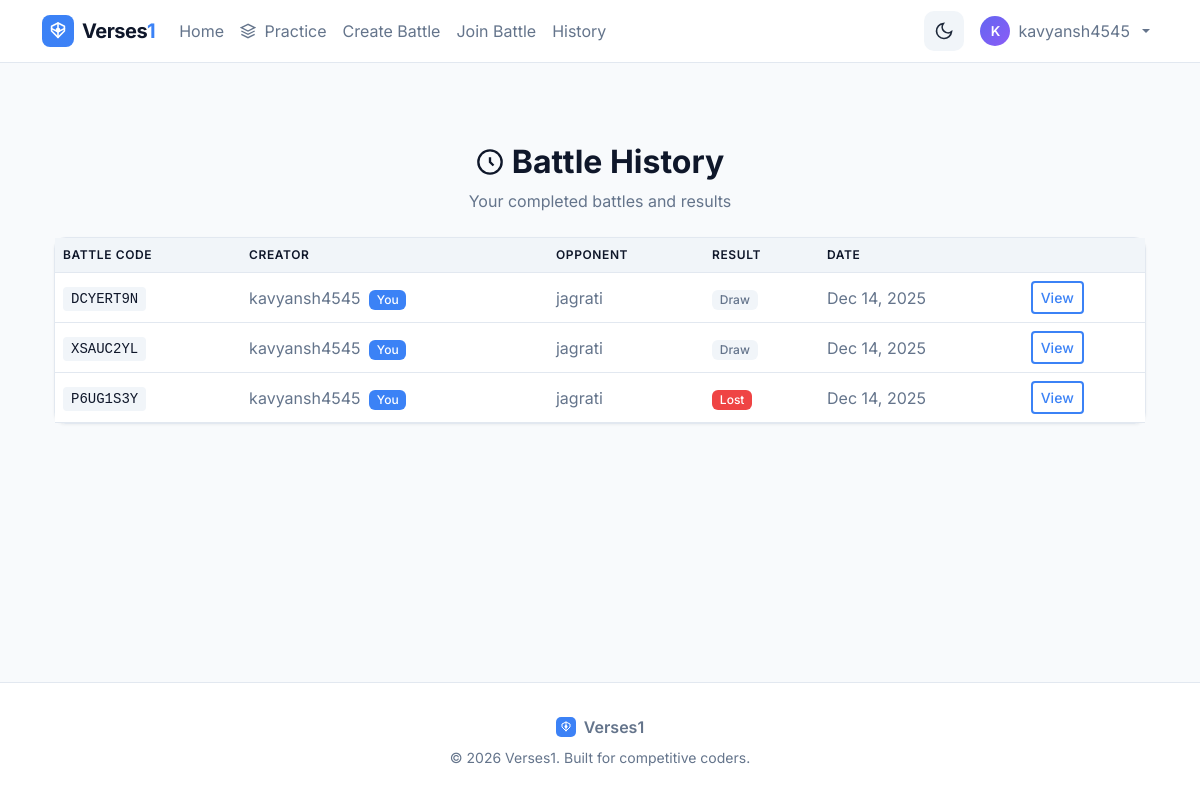
/battles/history/ (signed in), run on an earlier commit of the app's database.
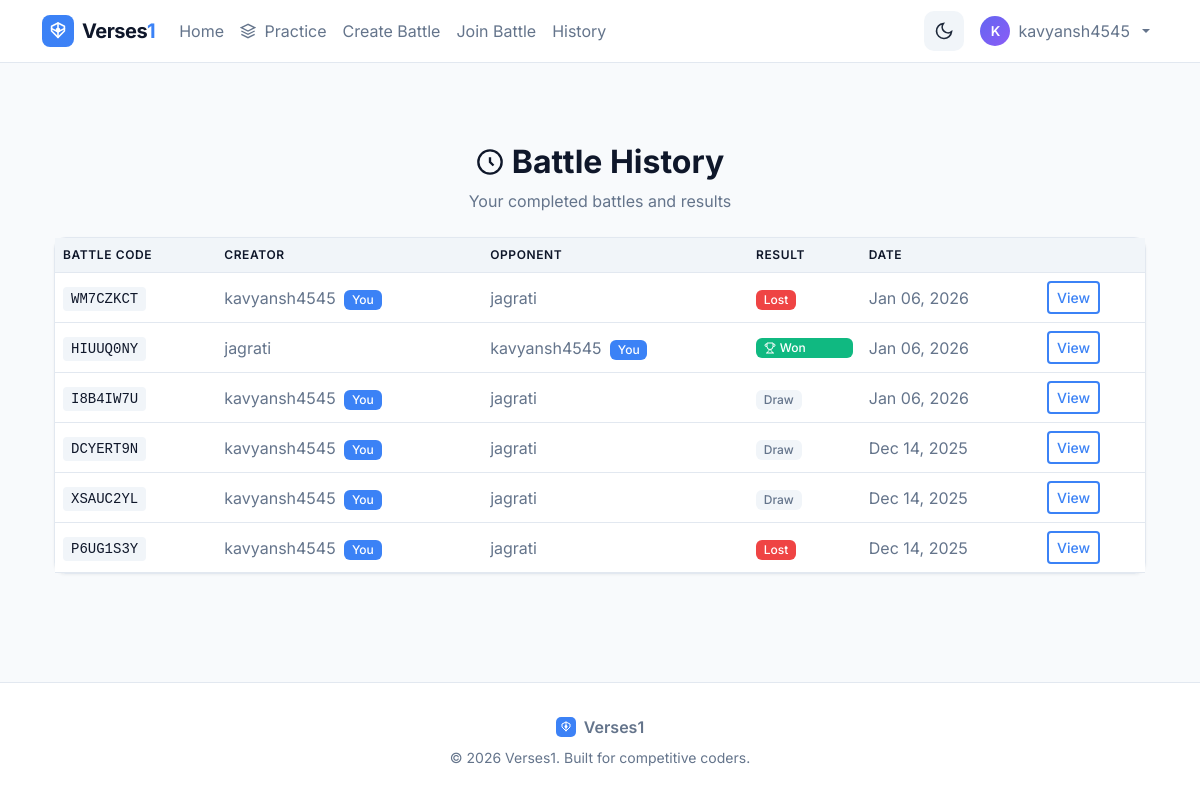
And on a later commit of the database.
### battles/models.py (models this page shows, shortened)
class Battle(models.Model):
    battle_code = models.CharField(max_length=8, unique=True, default=generate_battle_code)
    problem = models.ForeignKey(ProblemStatement, on_delete=models.CASCADE, related_name='battles', null=True, blank=True)
    creator = models.ForeignKey(User, on_delete=models.CASCADE, related_name='created_battles')
    opponent = models.ForeignKey(User, on_delete=models.CASCADE, related_name='joined_battles', null=True, blank=True)
    created_at = models.DateTimeField(auto_now_add=True)
    is_completed = models.BooleanField(default=False)
    winner = models.ForeignKey(User, on_delete=models.SET_NULL, null=True, blank=True, related_name='won_battles')

### battles/views.py (the view)
# urls.py: path('battles/history/', views.battle_history, name='battle_history'),
@login_required
def battle_history(request):
    user_battles = Battle.objects.filter(is_completed=True).filter(
        models.Q(creator=request.user) | models.Q(opponent=request.user)
    ).order_by('-created_at')
    battle_rows = []
    for b in user_battles:
        try:
            res = BattleResult.objects.get(battle=b)
        except BattleResult.DoesNotExist:
            res = None
        battle_rows.append({'battle': b, 'result': res})
    return render(request, 'battles/battle_history.html', {'battle_rows': battle_rows})

### battles/templates/battles/battle_history.html (shortened to what this page needs)
{% extends "base.html" %}
{% block content %}
<div class="container py-5">
    <div class="text-center mb-4">
        <h2 class="fw-bold d-flex align-items-center justify-content-center gap-2">
            <svg width="28" height="28" viewBox="0 0 24 24" fill="none" stroke="currentColor" stroke-width="2">
                <path d="M12 8v4l3 3"/>
                <circle cx="12" cy="12" r="10"/>
            </svg>
            Battle History
        </h2>
        <p class="text-secondary">Your completed battles and results</p>
    </div>
    {% if battle_rows %}
    <div class="card">
        <div class="card-body p-0">
            <div class="table-responsive">
                <table class="table table-hover mb-0">
                    <thead>
                        <tr>
                            <th>Battle Code</th>
                            <th>Creator</th>
                            <th>Opponent</th>
                            <th>Result</th>
                            <th>Date</th>
                            <th></th>
                        </tr>
                    </thead>
                    <tbody>
                        {% for row in battle_rows %}
                        <tr>
                            <td>
                                <code style="background: #f1f5f9; padding: 4px 8px; border-radius: 4px; color: var(--text);">
                                    {{ row.battle.battle_code }}
                                </code>
                            </td>
                            <td>
                                {{ row.battle.creator.username }}
                                {% if row.battle.creator == user %}<span class="badge bg-primary ms-1">You</span>{% endif %}
                            </td>
                            <td>
                                {{ row.battle.opponent.username }}
                                {% if row.battle.opponent == user %}<span class="badge bg-primary ms-1">You</span>{% endif %}
                            </td>
                            <td>
                                {% if row.result %}
                                    {% if row.result.is_draw %}
                                        <span class="badge" style="background: #f1f5f9; color: var(--text-secondary);">Draw</span>
                                    {% elif row.battle.winner == user %}
                                        <span class="badge bg-success d-flex align-items-center gap-1">
                                            Won
                                        </span>
                                    {% else %}
                                        <span class="badge bg-danger">Lost</span>
                                    {% endif %}
                                {% else %}
                                    <span class="badge" style="background: #f1f5f9; color: var(--text-secondary);">In Progress</span>
                                {% endif %}
                            </td>
                            <td class="text-secondary">{{ row.battle.created_at|date:"M d, Y" }}</td>
                            <td>
                                <a href="{% url 'battle_result' row.battle.id %}" class="btn btn-sm btn-outline-primary">
                                    View
                                </a>
                            </td>
                        </tr>
                        {% endfor %}
                    </tbody>
                </table>
            </div>
        </div>
    </div>
    {% endif %}
</div>
{% endblock %}

What changed in the data, as far as the page shows it:
added Battle: battle.battle_code "WM7CZKCT", battle.creator.username "kavyansh4545", shows "You", battle.opponent.username "jagrati", shows "Lost", battle.created_at "Jan 06, 2026"
added Battle: battle.battle_code "HIUUQ0NY", battle.creator.username "jagrati", battle.opponent.username "kavyansh4545", shows "You", shows "Won", battle.created_at "Jan 06, 2026"
added Battle: battle.battle_code "I8B4IW7U", battle.creator.username "kavyansh4545", shows "You", battle.opponent.username "jagrati", shows "Draw", battle.created_at "Jan 06, 2026"
